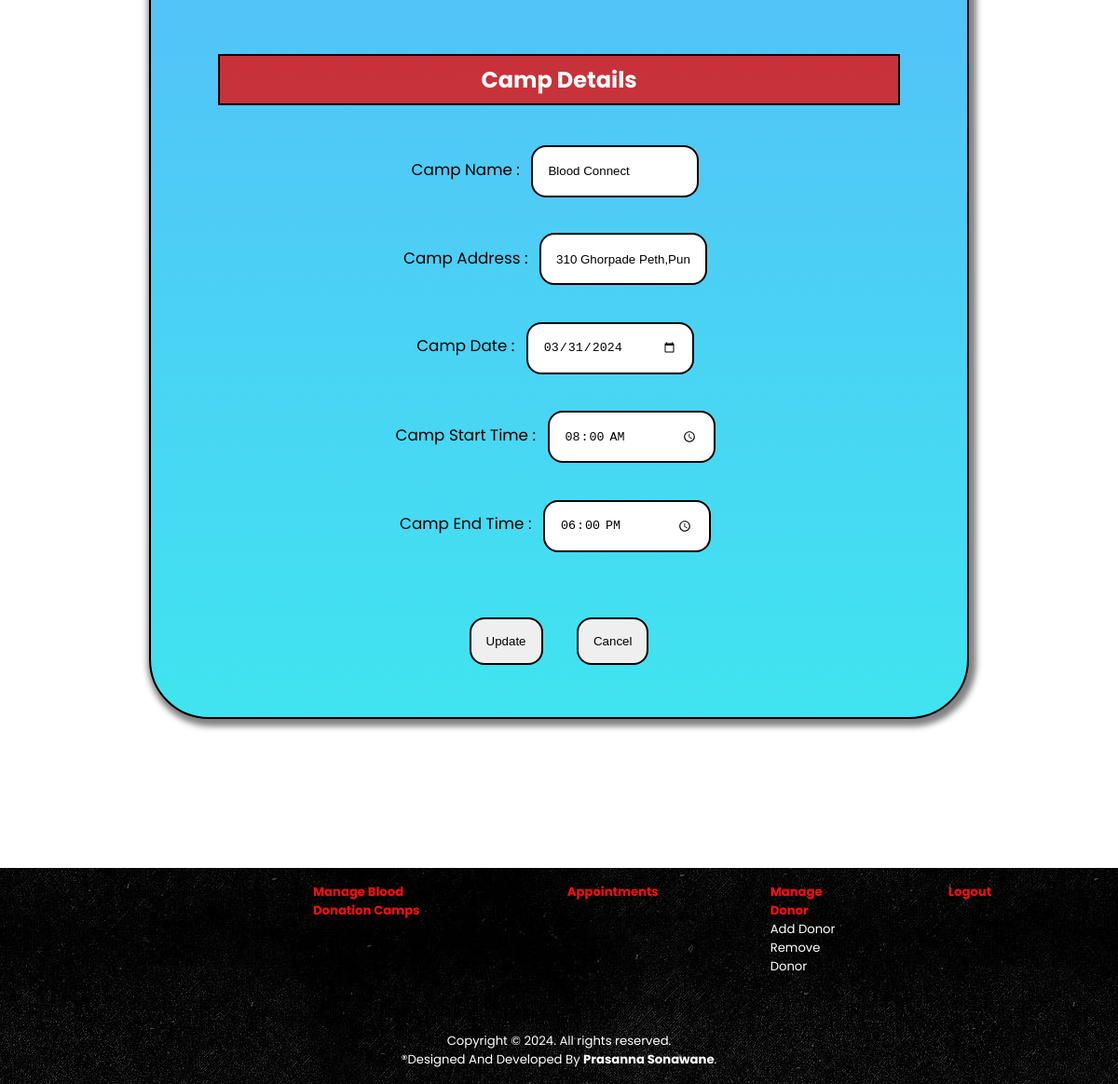
The app's page /admin_edit_blood_donation_camps.php?id=1 (signed in, lower part), older data.
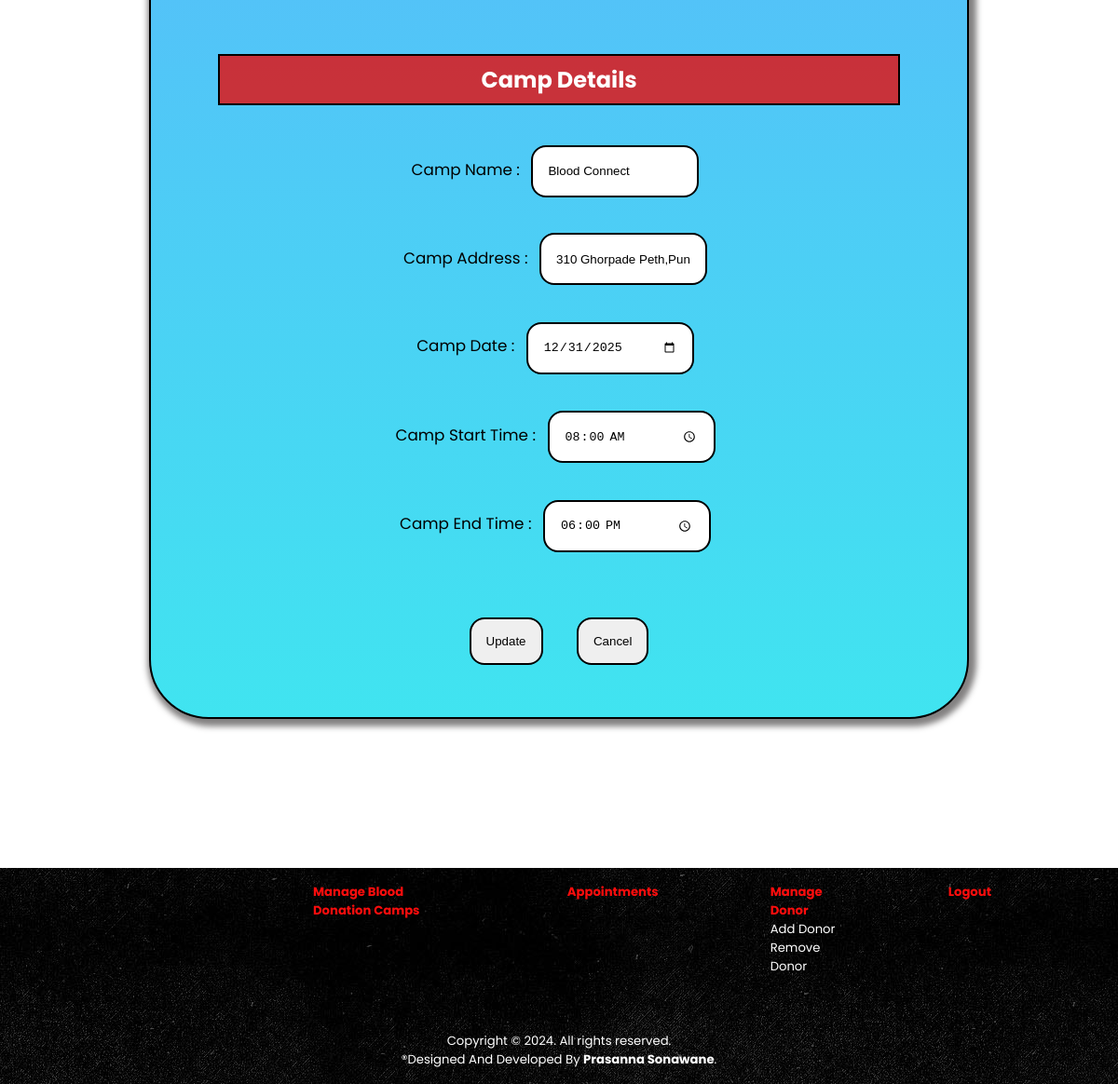
The same page, newer data.
### tables this page shows
CREATE TABLE `camp_details` (`camp_id` INT NOT NULL AUTO_INCREMENT , `camp_name` VARCHAR(100) NOT NULL , `camp_address` TEXT NOT NULL , `camp_date` DATE NOT NULL , `camp_start_time` TIME NOT NULL , `camp_end_time` TIME NOT NULL , `org_name` VARCHAR(100) NOT NULL , `o_name` VARCHAR(100) NOT NULL , `o_mobile_no` DOUBLE NOT NULL , `o_email` VARCHAR(50) NOT NULL , `co_name` VARCHAR(100) NOT NULL , `co_mobile_no` DOUBLE NOT NULL , PRIMARY KEY (`camp_id`));

### admin_edit_blood_donation_camps.php (the view, shortened to what this page needs)
<?php
include 'db_connection.php';
?>
<!DOCTYPE html>
<html lang="en">
<head>
    <link rel="stylesheet" type="text/css" href="css/style.css">
    <link rel="stylesheet" tyep="text/css" href="css/forms.css">
    <link rel="stylesheet" type="text/css" href="css/admin.css">
    <link rel="stylesheet" type="text/css" href="css/footer.css">
</head>
<body>
    <header>
        <?php
        include "admin_header.php"; ?>
    </header>
    <main>
        <?php
        if (isset($_GET['id'])) {
            $id = $_GET['id'];
            $query = "SELECT * FROM `camp_details` WHERE `camp_id`='$id'";
            $statement = $conn->prepare($query);
            $statement->execute();
            $result = $statement->fetch(PDO::FETCH_ASSOC);
        }
        ?>
        <form id="camp_form" method="post" action="" onsubmit="return validate_form()">
            <div id="co_mobile_no_err_msg" class="error"></div>
                <h4>Camp Details</h4>
            <label for="c_name">Camp Name :</label>
            <input id="c_name" name="c_name" type="text" value="<?= $result['camp_name']; ?>" placeholder="Blood Connect" required><span id="c_name_error_logo"><img src="assets/images/cross.png"></span>
            <div id="c_name_err_msg" class="error"></div>
            <label for="c_address" id="c_address">Camp Address :</label>
            <input id="c_address" name="c_address" type="text" value="<?= $result['camp_address']; ?>" placeholder="Pune,India" title="Be Specific/Descriptive" required>
            <div  class="error"></div>
            <label for="c_date">Camp Date :</label>
            <input id="c_date" name="c_date" type="date" value="<?= $result['camp_date']; ?>" required><span id="c_date_error_logo"><img src="assets/images/cross.png"></span>
            <div id="c_date_err_msg" class="error"></div>
            <label for="start_time">Camp Start Time :</label>
            <input id="start_time" name="start_time" type="time" value="<?= $result['camp_start_time']; ?>" required>
            <div  class="error"></div>
            <label for="end_time">Camp End Time :</label>
            <input id="end_time" name="end_time" type="time" value="<?= $result['camp_end_time']; ?>" required><span id="c_end_time_error_logo"><img src="assets/images/cross.png"></span>
            <div id="c_end_time_err_msg" class="error"></div>
           <br>
            <input name="c_update" value="Update" class="buttons" type="submit">
            <input name="c_reset" value="Cancel" class="buttons" type="reset" >
        </form>
    </main>
    <footer>
        <?php
        include "admin_footer.php";
        ?>
    </footer>
</body>
</html>

Row changes from the older to the newer data that the page shows:
changed camp_details "Blood Connect": c_date "03/31/2024" → "12/31/2025"
